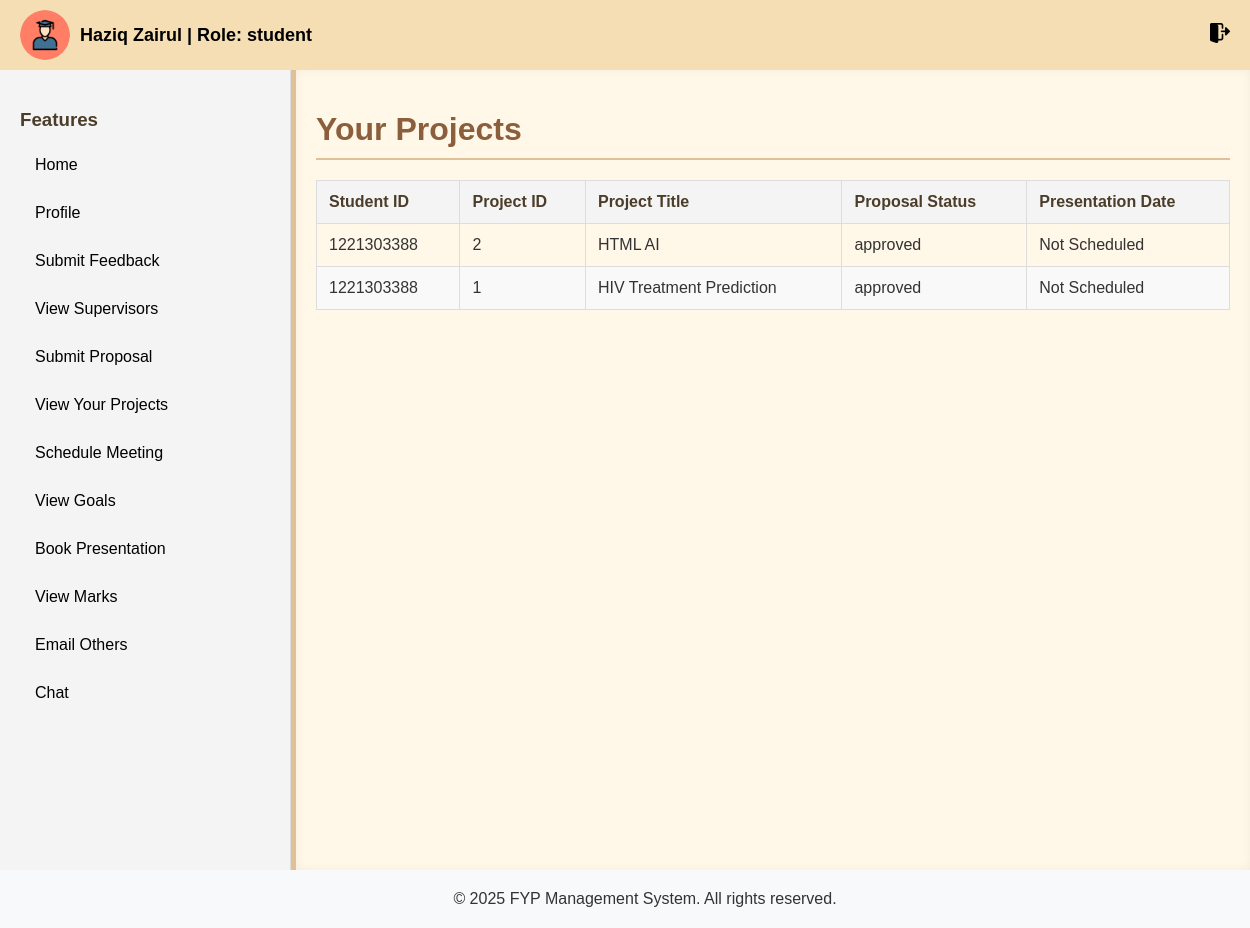
/student/view_projects.php (signed in), run on an earlier commit of the app's database.
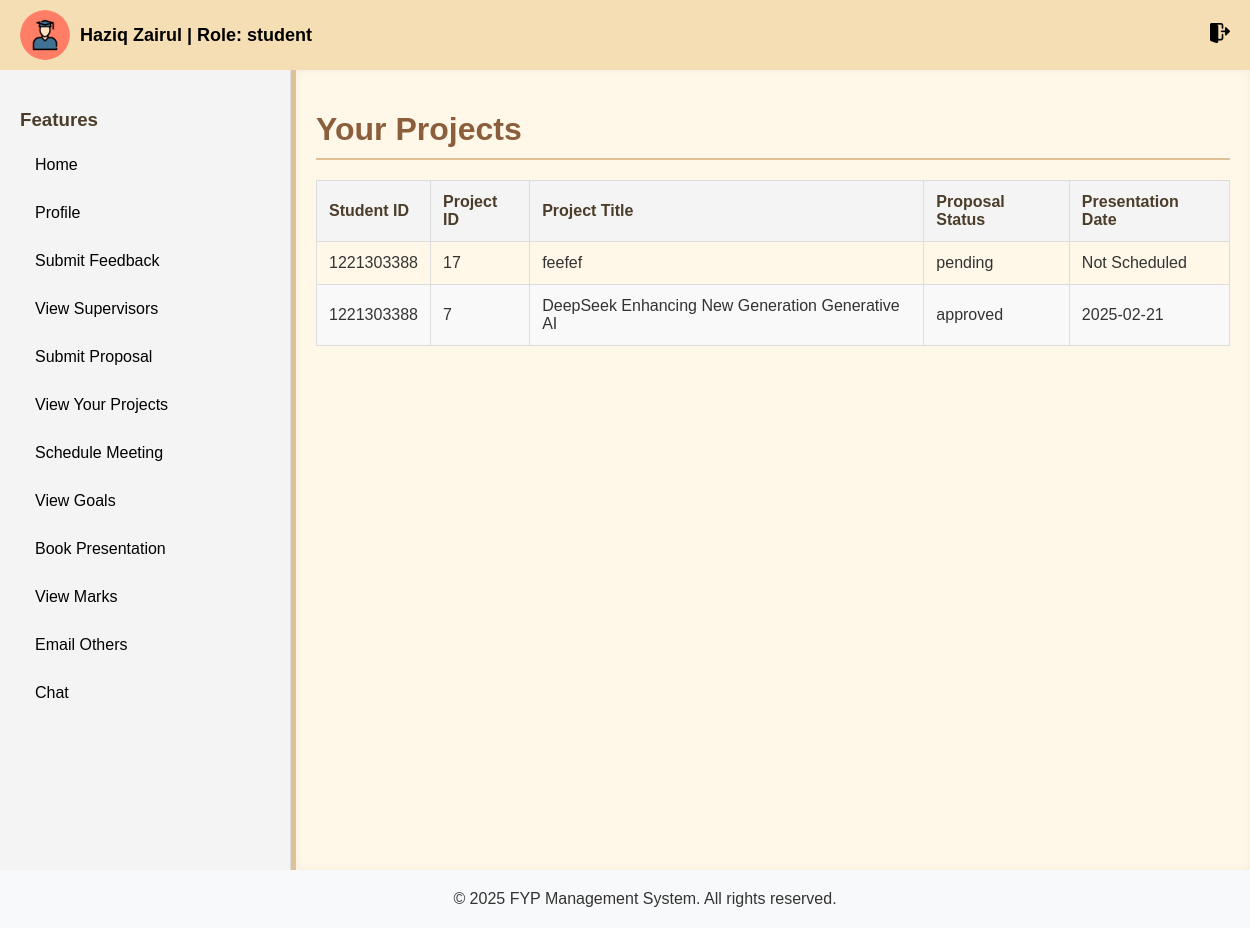
And on a later commit of the database.
### tables this page shows
CREATE TABLE `proposal` (
  `proposal_id` int(11) NOT NULL,
  `sender_id` int(11) DEFAULT NULL,
  `title` varchar(255) NOT NULL,
  `description` text NOT NULL,
  `status` enum('pending','approved','rejected','assigned') NOT NULL,
  `created_at` timestamp NOT NULL DEFAULT current_timestamp(),
  `updated_at` timestamp NOT NULL DEFAULT current_timestamp() ON UPDATE current_timestamp(),
  `assigned_sv` int(11) DEFAULT 0,
  `marks` int(3) DEFAULT NULL
);

CREATE TABLE `users` (
  `id` int(11) NOT NULL,
  `first_name` varchar(255) NOT NULL,
  `last_name` varchar(255) NOT NULL,
  `email` varchar(255) NOT NULL,
  `student_id` varchar(255) NOT NULL,
  `password` varchar(255) NOT NULL,
  `role` enum('student','moderator','admin','supervisor') NOT NULL DEFAULT 'student',
  `created_at` timestamp NOT NULL DEFAULT current_timestamp(),
  `status` enum('active','suspended') DEFAULT 'active'
);

CREATE TABLE `presentation` (
  `id` int(11) NOT NULL,
  `proposal_id` int(11) NOT NULL,
  `student_id` int(11) NOT NULL,
  `date` date NOT NULL,
  `time` time NOT NULL,
  `created_at` timestamp NOT NULL DEFAULT current_timestamp(),
  `updated_at` timestamp NOT NULL DEFAULT current_timestamp() ON UPDATE current_timestamp()
);

### student/view_projects.php (the view, shortened to what this page needs)
<?php
include '../db_connection.php';
$student_user_id = $_SESSION['user_id'];
$query = "SELECT
            u.student_id AS student_id,
            p.proposal_id AS project_id,
            p.title AS project_title,
            p.status AS proposal_status,
            pr.date AS presentation_date
          FROM proposal p
          INNER JOIN users u ON p.sender_id = u.id
          LEFT JOIN presentation pr ON p.proposal_id = pr.proposal_id
          WHERE p.sender_id = ?  -- Filter by sender_id (student user ID)
          ORDER BY p.proposal_id DESC";
$stmt = $conn->prepare($query);
$stmt->bind_param("i", $student_user_id);
$stmt->execute();
$result = $stmt->get_result();
$projects = [];
if ($result->num_rows > 0) {
    while ($row = $result->fetch_assoc()) {
        $projects[] = $row;
    }
}
?>
<!DOCTYPE html>
<html lang="en">
<head>
    <link rel="stylesheet" href="../css/dashboard.css">
    <link rel="stylesheet" href="../css/header.css">
</head>
<body>
    <?php include '../includes/header.php'; ?>
    <div class="dashboard-container">
        <?php include '../includes/sidebar.php'; ?>
        <div class="dashboard-main">
            <h1>Your Projects</h1>
            <table>
                <thead>
                    <tr>
                        <th>Student ID</th>
                        <th>Project ID</th>
                        <th>Project Title</th>
                        <th>Proposal Status</th>
                        <th>Presentation Date</th>
                    </tr>
                </thead>
                <tbody>
                    <?php if (!empty($projects)): ?>
                        <?php foreach ($projects as $project): ?>
                            <tr>
                                <td><?php echo htmlspecialchars($project['student_id']); ?></td>
                                <td><?php echo htmlspecialchars($project['project_id']); ?></td>
                                <td><?php echo htmlspecialchars($project['project_title']); ?></td>
                                <td><?php echo htmlspecialchars($project['proposal_status']); ?></td>
                                <td>
                                    <?php
                                    echo $project['presentation_date']
                                        ? htmlspecialchars($project['presentation_date'])
                                        : 'Not Scheduled';
                                    ?>
                                </td>
                            </tr>
                        <?php endforeach; ?>
                    <?php else: ?>
                        <tr>
                            <td colspan="5" class="no-data">No projects found for your account.</td>
                        </tr>
                    <?php endif; ?>
                </tbody>
            </table>
        </div>
    </div>
    <?php include '../footer.php'; ?>
</body>
</html>

What changed in the data, as far as the page shows it:
removed proposal: sender.student_id "1221303388", proposal_id "2", title "HTML AI", status "approved", shows "Not Scheduled"
removed proposal: sender.student_id "1221303388", proposal_id "1", title "HIV Treatment Prediction", status "approved", shows "Not Scheduled"
added proposal: sender.student_id "1221303388", proposal_id "17", title "feefef", status "pending", shows "Not Scheduled"
added presentation: student.student_id "1221303388", proposal.proposal_id "7", proposal.title "DeepSeek Enhancing New Generation Generative AI", proposal.status "approved", date "2025-02-21"
